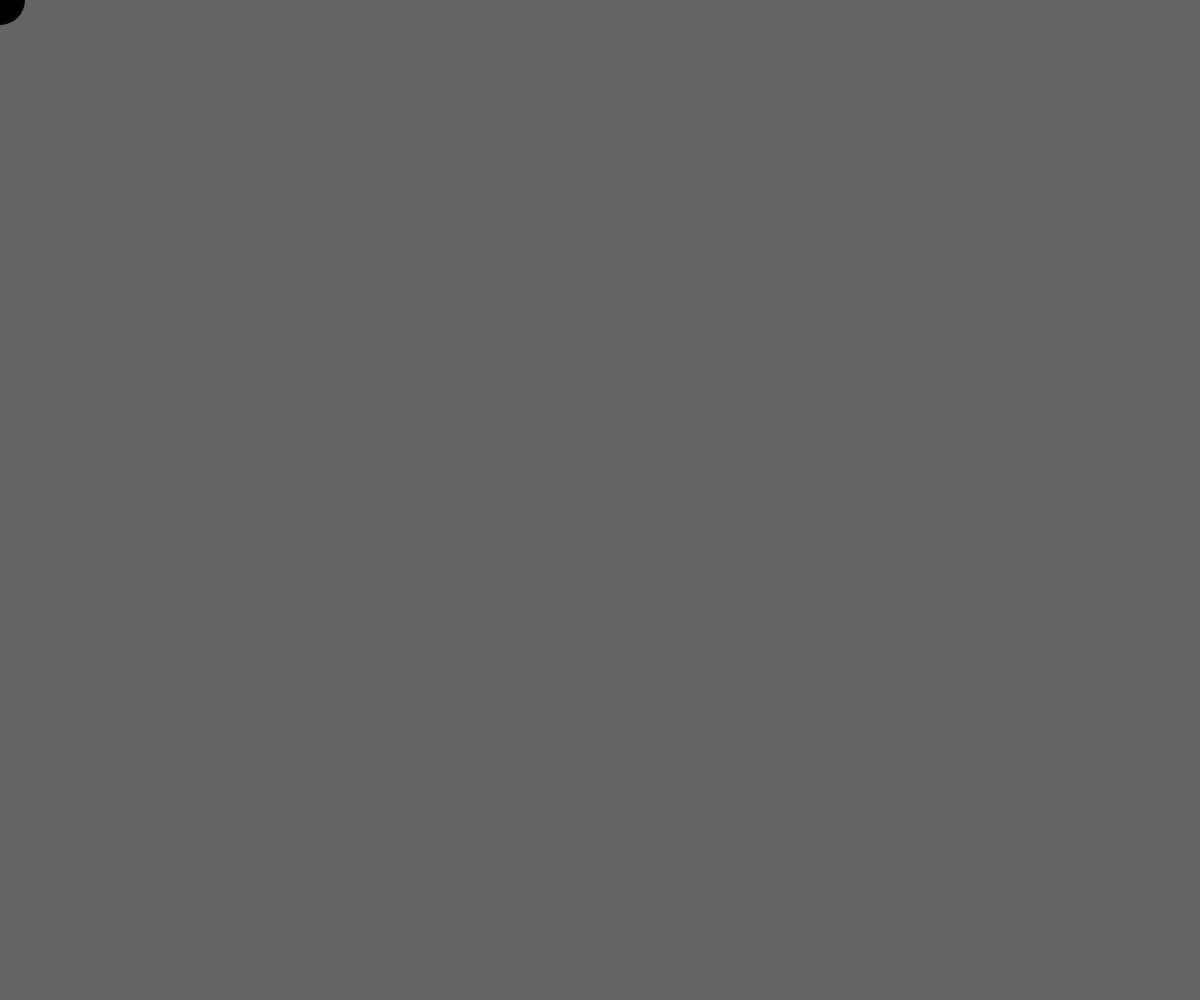
Frame 1 (no input)
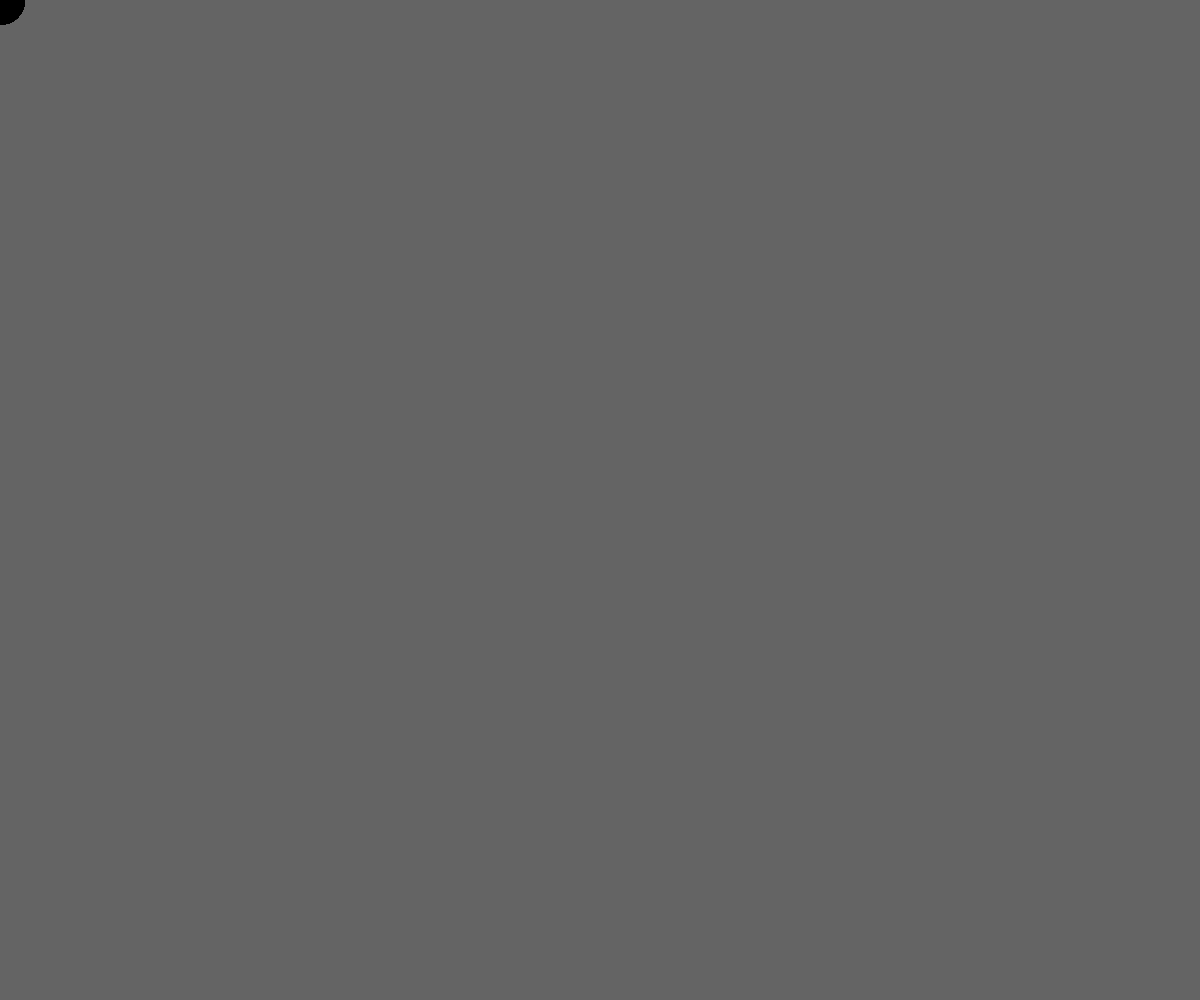
Frame 60 (no input)
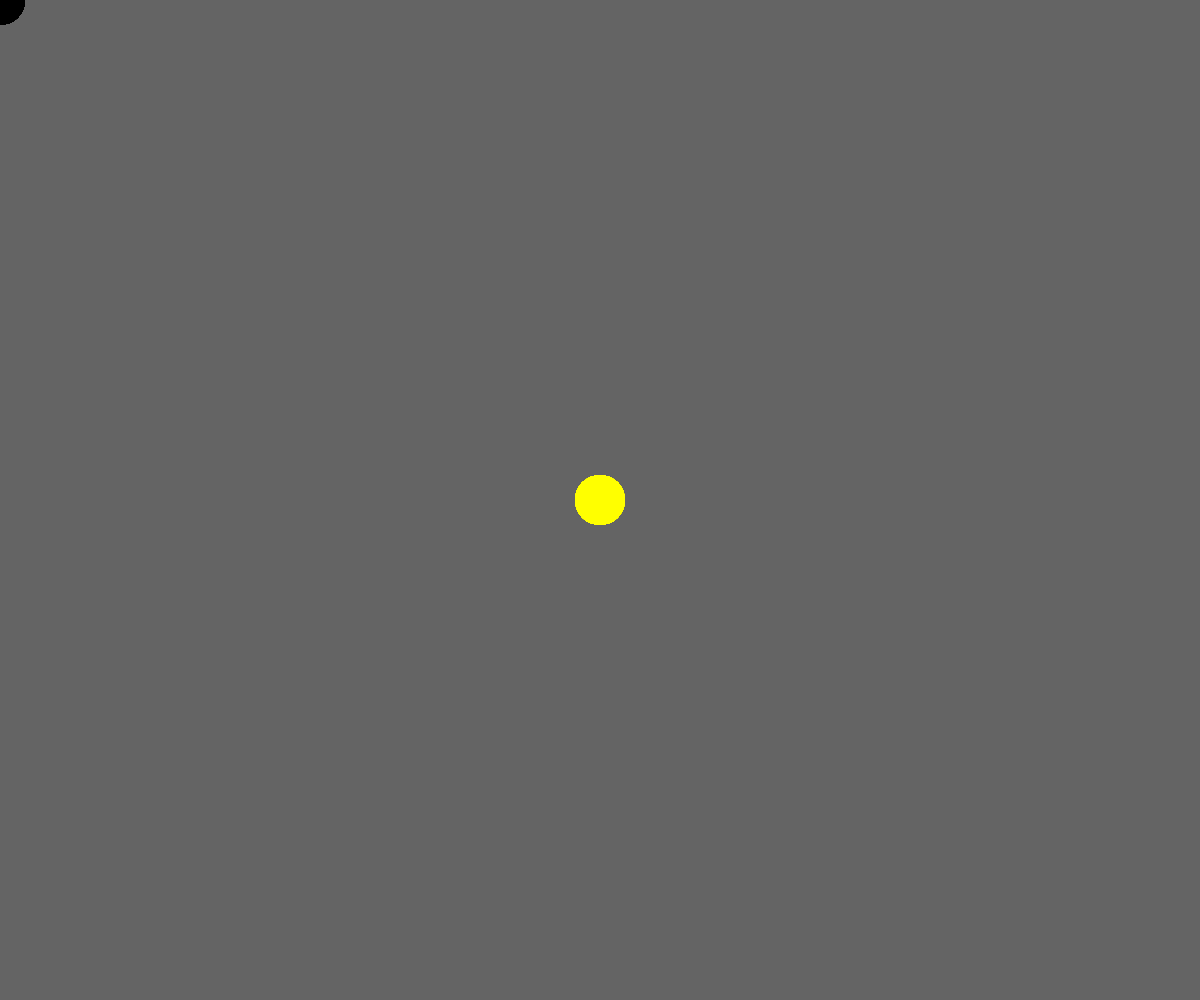
Frame 120 (the mouse pressed at the canvas centre since frame 60)

The p5.js sketch that drew these frames (run headless with seeded random() and noise() and a simulated clock; from frame 60 on, the mouse is pressed at the canvas centre):

// p5.js sketch
// ── sketch.js
function setup() {
  createCanvas(windowWidth, windowHeight);
  background(100);
}

function draw() {
  noStroke();
  fill(mouseX, mouseY, 0);
  ellipse(mouseX, mouseY, 50, 50);
  print(mouseX);
}
